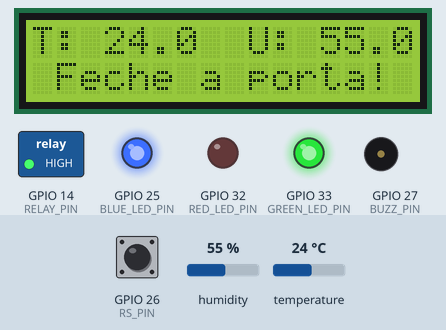
Simulated run of this program. Board: ESP32. Parts: 16×2 character LCD, switched loads named in the program (green lamp = pin HIGH), output pins drawn as LEDs (lit = HIGH), buzzer (waves = sounding). Inputs (shaded band) come from the test bench; at power-on: GPIO 26 (RS_PIN) HIGH, humidity 55 %, temperature 24 °C. WiFi joins after 1.5 s; servers stay silent unless stated; uploads are accepted with an empty reply; what the program prints to the serial monitor is not drawn.

Above: at 2.7 s.
2.8 s: GPIO 26 (RS_PIN) pulled LOW for 0.15 s
At 3.05 s:
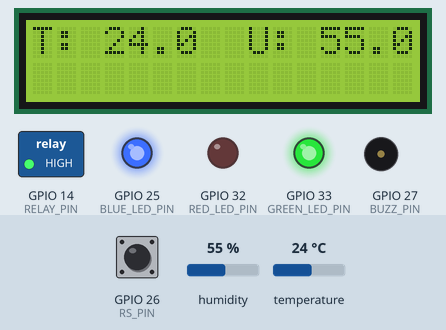
3.5 s: GPIO 26 (RS_PIN) pulled LOW for 1 s
At 4.0 s:
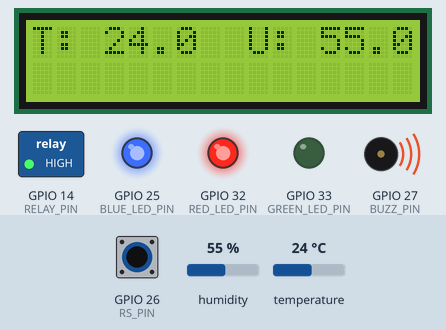
5.1 s: humidity set to 22 %
At 7.1 s:
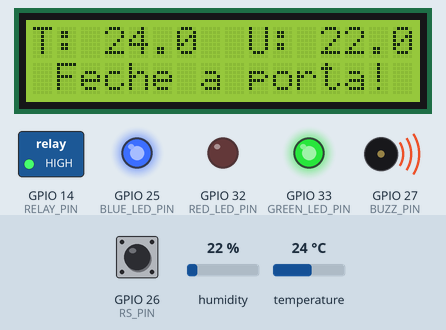
11.1 s: GPIO 26 (RS_PIN) pulled LOW for 0.15 s
At 11.7 s:
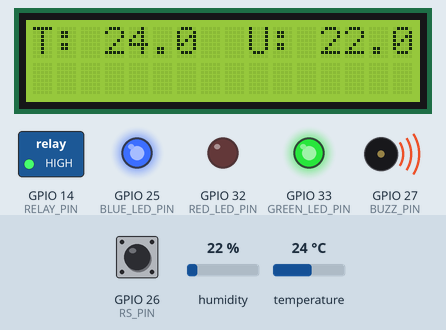
11.8 s: temperature set to 12 °C
At 14.2 s:
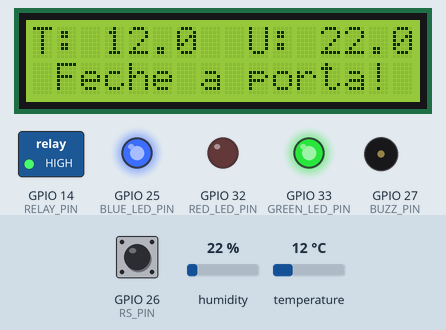
15.1 s: humidity set to 40 %
At 16.9 s:
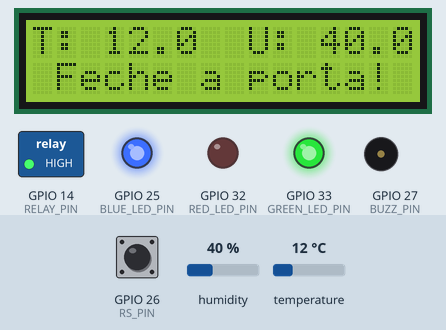
Timing chart, 0 to 18.1 s (numbered marks = the images above; inputs shaded):
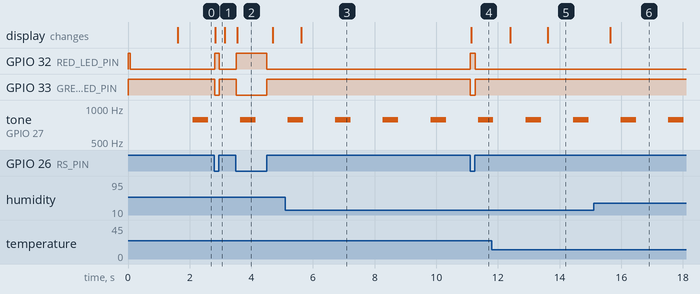

The program:

main.cpp
```cpp
#include <Arduino.h>
#include <DHT.h>
#include <WiFi.h>
#include <HardwareSerial.h>
#include <LiquidCrystal_I2C.h>
#include <ArduinoJson.h>
#include <HTTPClient.h>

// pinos
#define DHT_PIN 4
#define RS_PIN 26
#define RELAY_PIN 14
#define BUZZ_PIN 27

// pinos do led
#define GREEN_LED_PIN 33
#define RED_LED_PIN 32
#define BLUE_LED_PIN 25

// pinos do rfid (rx não é utilizado)
#define RX_PIN 17
#define TX_PIN 16

// dados do display
#define LCD_COLUMNS 16
#define LCD_ROWS 2
#define LCD_ADDRESS 0x27

// tipo de dht
#define DHT_TYPE DHT22
// id do dispositivo
#define DEVICE_ID "dionisio-01"
#define CONNECTION_STATUS "conectado"

// frequencia de notas musicais
#define NOTE_C5 523
#define NOTE_CS5 554
#define NOTE_E5 659
#define NOTE_G5 784

// nome da rede wifi
String ssid = "";
// senha da rede wifi
String pswd = "";

// tag do cartão da adega
uint8_t card_tag[] = {0x02, 0x36, 0x31, 0x30, 0x30, 0x35, 0x32, 0x30, 0x39, 0x36, 0x34, 0x35, 0x45, 0x03};

// client wifi
WiFiClient esp_client;

LiquidCrystal_I2C lcd(LCD_ADDRESS, LCD_COLUMNS, LCD_ROWS);

DHT dht(DHT_PIN, DHT_TYPE);

// configura o serial para o rfid
HardwareSerial rfid(1);

float temperature;
float humidity;

// flags porta
bool door_open;
bool locked = true;
bool door_warn = false;

// flags acesso
bool access_grnt = false;
bool access_dnd = false;

// momento da atualização
unsigned long update_time = 0;
// momento de destravamento
unsigned long unlock_time = 0;

// handle das tasks
TaskHandle_t wifi_connect_handle = NULL;
TaskHandle_t rfid_auth_handle = NULL;
TaskHandle_t door_warning_handle = NULL;
TaskHandle_t send_payload_handle = NULL;
TaskHandle_t remote_handle = NULL;

// funcoes das tasks
void door_status();
void update_display();
void rfid_auth(void *parameter);
void access_granted();
void access_denied();
void send_payload(void *parameter);
void wifi_connect(void *parameter);
void door_warning(void *parameter);
void remote_access(void *parameter);

void setup()
{
  Serial.begin(115200);

  // configuração dos pinos
  pinMode(GREEN_LED_PIN, OUTPUT);
  pinMode(RED_LED_PIN, OUTPUT);
  pinMode(BLUE_LED_PIN, OUTPUT);
  pinMode(RS_PIN, INPUT_PULLUP);
  pinMode(RELAY_PIN, OUTPUT);
  pinMode(BUZZ_PIN, OUTPUT);

  digitalWrite(RELAY_PIN, HIGH);

  // desabilita os pinos do led
  digitalWrite(BLUE_LED_PIN, HIGH);
  digitalWrite(GREEN_LED_PIN, HIGH);
  digitalWrite(RED_LED_PIN, HIGH);

  // inicializa e liga a luz do display
  lcd.init();
  lcd.backlight();
  lcd.clear();
  // inicializa o sensor dht
  dht.begin();
  // inicializa o rfid
  rfid.begin(9600, SERIAL_8N1, TX_PIN, RX_PIN);

  // inicializa o estado da porta
  door_status();

  // task para conectar ao wifi
  // começa a comunicação wifi
  WiFi.begin(ssid, pswd);
  Serial.print("Conectando com a rede WiFi");

  while (WiFi.status() != WL_CONNECTED)
  {
    vTaskDelay(100 / portTICK_PERIOD_MS);
  }
  Serial.println("\nConectado à rede Wifi.");

  // task para montar e enviar payload ao dashboard
  xTaskCreateUniversal(send_payload, "send_payload", 10000, NULL, 1, &send_payload_handle, 1);
  // task para checar acesso remoto
  xTaskCreateUniversal(remote_access, "remote_access", 10000, NULL, 1, &remote_handle, 0);
  // task para autorizar rfid
  xTaskCreateUniversal(rfid_auth, "rfid_auth", 5000, NULL, 1, &rfid_auth_handle, 1);
  // task para alertar porta aberta
  xTaskCreateUniversal(door_warning, "door_warning", 5000, NULL, 2, &door_warning_handle, 0);
}

void loop()
{
  // estado da porta
  door_status();
  // display
  update_display();

  if (WiFi.status() == WL_DISCONNECTED)
  {
    WiFi.begin(ssid, pswd);
    Serial.print("Conectando com a rede WiFi");

    while (WiFi.status() != WL_CONNECTED)
    {
      vTaskDelay(100 / portTICK_PERIOD_MS);
    }
    Serial.println("\nConectado à rede Wifi.");
  }
}

void door_status()
{
  // porta aberta -> indica com led vermelho
  if (digitalRead(RS_PIN) == HIGH)
  {
    digitalWrite(GREEN_LED_PIN, HIGH);
    digitalWrite(RED_LED_PIN, LOW);
    door_open = true;
  }
  // porta fechada ->  indica com led verde
  else
  {
    digitalWrite(RED_LED_PIN, HIGH);
    digitalWrite(GREEN_LED_PIN, LOW);

    // flags
    door_open = false;

    if (!access_grnt)
    {
      locked = true;
    }

    // se a porta foi fechada, desativa o alerta
    if (door_warn)
    {
      door_warn = false;
    }
  }
}

void update_display()
{
  temperature = dht.readTemperature();
  humidity = dht.readHumidity();

  lcd.setCursor(0, 0);
  // escreve a temperatura e umidade
  lcd.printf("T: %.1f  U: %.1f", temperature, humidity);

  if (door_warn)
  {
    // avisa no display
    lcd.setCursor(0, 1);
    lcd.print(" Feche a porta! ");
  }
  else if (access_grnt)
  {
    // feedback no display
    lcd.setCursor(0, 1);
    lcd.print("Acesso liberado!");
  }
  else if (access_dnd)
  {
    // feedback no display
    lcd.setCursor(0, 1);
    lcd.print(" Acesso negado! ");
  }
  else
  {
    // limpa segunda linha do display
    lcd.setCursor(0, 1);
    lcd.print("                ");
  }
}

void rfid_auth(void *parameter)
{
  for (;;)
  {
    if (rfid.available() > 0 && !door_open)
    {
      // armazena os bytes da tag
      uint8_t tag[14];
      int byte_index = 0;

      vTaskDelay(100 / portTICK_PERIOD_MS);
      while (rfid.available() && byte_index < 14)
      {
        uint8_t byte = rfid.read();

        // inicia a tag no byte 2 (head da tag)
        if (byte == 2)
        {
          byte_index = 0;
        }

        tag[byte_index] = byte;
        byte_index++;
      }
      vTaskDelay(500 / portTICK_PERIOD_MS);

      // compara a tag lida com a tag autorizada para permitir ou negar o acesso
      if (memcmp(tag, card_tag, sizeof(tag)) == 0)
      {
        access_granted();
      }
      else
      {
        access_denied();
      }

      // descartar leituras adicionais
      while (rfid.available())
      {
        rfid.read();
      }
    }
    else
    {
      vTaskDelay(100 / portTICK_PERIOD_MS);
    }
  }
}

void access_granted()
{
  // salva o momento em que a porta foi destrancada
  unlock_time = millis();
  // indica acesso autorizado
  access_grnt = true;
  locked = false;

  // feedback sonoro
  tone(BUZZ_PIN, NOTE_C5, 200);
  tone(BUZZ_PIN, NOTE_E5, 200);
  tone(BUZZ_PIN, NOTE_G5, 200);

  // liga o relé
  digitalWrite(RELAY_PIN, LOW);

  // espera 3 segundos
  vTaskDelay(3000 / portTICK_PERIOD_MS);
  digitalWrite(RELAY_PIN, HIGH);

  access_grnt = false;
}

void access_denied()
{
  access_dnd = true;

  // feedback sonoro
  tone(BUZZ_PIN, NOTE_CS5, 200);
  tone(BUZZ_PIN, NOTE_C5, 200);

  // espera 3 segundos
  vTaskDelay(3000 / portTICK_PERIOD_MS);

  access_dnd = false;
}

void send_payload(void *parameter)
{
  for (;;)
  {
    String payload;
    JsonDocument doc;
    JsonDocument arr;

    char temp[10];
    sprintf(temp, "%.1f", temperature);

    char hum[10];
    sprintf(hum, "%.1f", humidity);

    char door[10];
    sprintf(door, "%.1f", door_open);

    String keys[] = {"dispositivo", "temperatura", "umidade", "porta-aberta", "status-conexao"};
    String values[] = {DEVICE_ID, temp, hum, door, CONNECTION_STATUS};

    for (int i = 0; i < 5; i++)
    {
      arr["key"] = keys[i];
      arr["value"] = values[i];

      doc["feeds"].add(arr);
    }

    serializeJson(doc, payload);

    // criando um client http
    HTTPClient http;
    // conexão http
    http.begin("https://io.adafruit.com/api/v2/letholanda/groups/dionisio/data");
    // enviando via http
    http.addHeader("Content-Type", "application/json");
    int http_response_code = http.POST(payload);
    http.end();

    Serial.print("Response code: ");
    Serial.println(http_response_code);

    // envia a cada 20 segundos
    vTaskDelay(20000 / portTICK_PERIOD_MS);
  }
}

void remote_access(void *parameter)
{
  for (;;)
  {
    // criando um client http
    HTTPClient http;

    // conexão http
    http.begin("https://io.adafruit.com/api/v2/letholanda/feeds/liberar-porta/data/retain");
    // enviando via http
    http.addHeader("Content-Type", "application/json");
    int http_response_code = http.GET();
    String val = http.getString();
    val.trim();
    if (val == "1,,,")
    {
      access_granted();
    }

    Serial.println(val);

    http.end();

    Serial.print("Response code: ");
    Serial.println(http_response_code);

    vTaskDelay(100 / portTICK_PERIOD_MS);
  }
}

void door_warning(void *parameter)
{
  for (;;)
  {
    if (door_open && (millis() - unlock_time > 30000 || locked))
    {
      door_warn = true;

      // apaga o led verde se estiver aceso
      digitalWrite(GREEN_LED_PIN, HIGH);

      // liga o led vermelho e toca o buzzer
      digitalWrite(RED_LED_PIN, LOW);
      vTaskDelay(500 / portTICK_PERIOD_MS);

      // desliga o led vermelho
      digitalWrite(RED_LED_PIN, HIGH);
      tone(BUZZ_PIN, NOTE_G5, 500);
      vTaskDelay(1000 / portTICK_PERIOD_MS);
    }
    else
    {
      vTaskDelay(100 / portTICK_PERIOD_MS);
    }
  }
}
```

Measured:
- after the input at 2.8 s, GPIO 32 (RED_LED_PIN): LOW → HIGH at once, → LOW 0.15 s later; GPIO 33 (GREEN_LED_PIN): HIGH → LOW at once, → HIGH 0.15 s later; the display: changes at once (image 1)
- after the input at 3.5 s, GPIO 32 (RED_LED_PIN): LOW → HIGH at once, → LOW 0.99 s later; GPIO 33 (GREEN_LED_PIN): HIGH → LOW at once, → HIGH 0.99 s later; the display: changes after 0.05 s (image 2)
- after the input at 5.1 s, the display: changes after 0.52 s (image 3)
- after the input at 11.1 s, GPIO 32 (RED_LED_PIN): LOW → HIGH at once, → LOW 0.15 s later; GPIO 33 (GREEN_LED_PIN): HIGH → LOW at once, → HIGH 0.15 s later; the display: changes at once (image 4)
- after the input at 11.8 s, the display: first differs from a run without the input after 1.8 s (image 5)
- after the input at 15.1 s, the display: changes after 0.55 s (image 6)
- by itself, tone on GPIO 27 (BUZZ_PIN): alternates 784 Hz for 0.50 s and silent for 1.0 s
